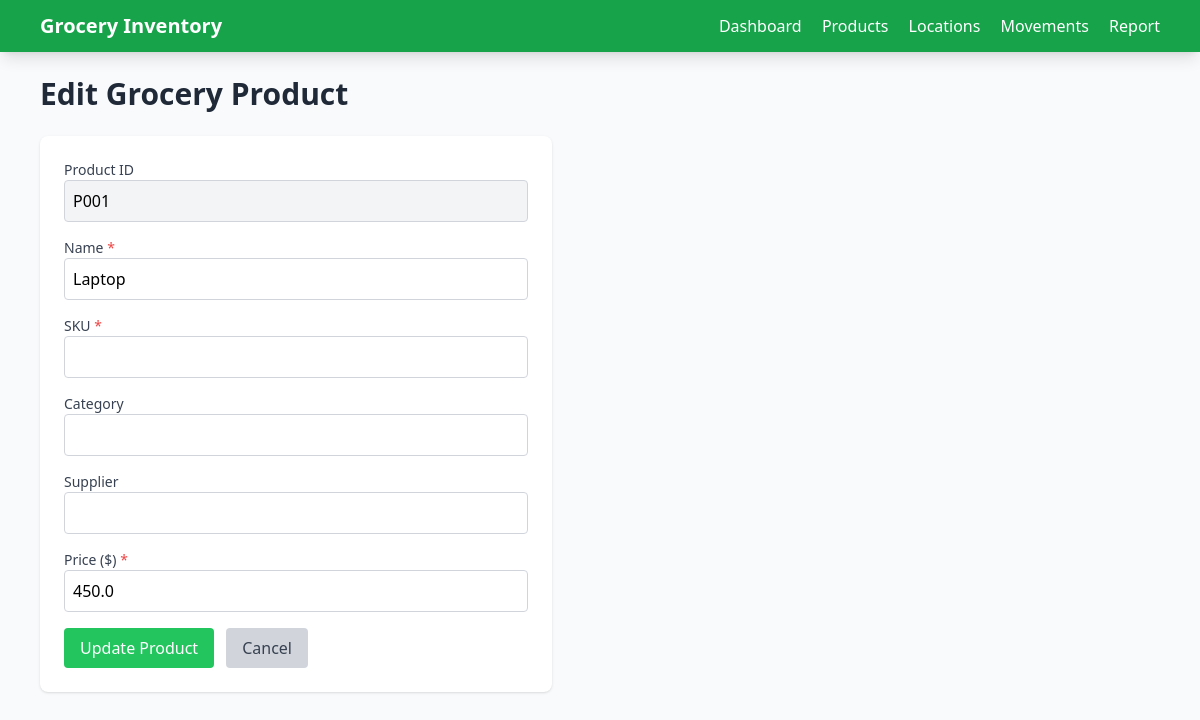
Screenshot of /products/edit/P001 with the database file from the repository.
### tables this page shows
CREATE TABLE products (
    product_id TEXT PRIMARY KEY,
    name TEXT NOT NULL,
    type TEXT,
    description TEXT,
    condition TEXT,
    price REAL NOT NULL CHECK (price > 0 AND price <= 1000)
);

### app.py (the view, shortened to what this page needs)
@app.route('/products/edit/<id>', methods=['GET', 'POST'])
def edit_product(id):
    conn = get_db()
    product = conn.execute('SELECT * FROM products WHERE product_id = ?', (id,)).fetchone()
    if not product:
        flash('Product not found!', 'error')
        return redirect(url_for('view_products'))
    return render_template('edit_product.html', product=product)

### app.py (called while the page is built)
def get_db():
    conn = sqlite3.connect(DATABASE)
    conn.row_factory = sqlite3.Row
    return conn

### Templates/edit_product.html (shortened to what this page needs)
<!DOCTYPE html>
<html lang="en">
<head>
    <script src="https://cdn.tailwindcss.com"></script>
</head>
<body class="bg-gray-50 min-h-screen">
    <nav class="bg-green-600 text-white shadow-lg sticky top-0 z-10">
        <div class="max-w-6xl mx-auto px-4 py-3 flex justify-between items-center">
            <h1 class="text-xl font-bold">Grocery Inventory</h1>
            <div class="space-x-4">
                <a href="{{ url_for('home') }}" class="hover:underline">Dashboard</a>
                <a href="{{ url_for('view_products') }}" class="hover:underline">Products</a>
                <a href="{{ url_for('view_locations') }}" class="hover:underline">Locations</a>
                <a href="{{ url_for('view_movements') }}" class="hover:underline">Movements</a>
                <a href="{{ url_for('product_movement_report') }}" class="hover:underline">Report</a>
            </div>
        </div>
    </nav>
    <div class="max-w-6xl mx-auto px-4 py-6">
        <h1 class="text-3xl font-bold text-gray-800 mb-6">Edit Grocery Product</h1>
        <div class="bg-white p-6 rounded-lg shadow max-w-lg">
            <form method="POST" action="{{ url_for('edit_product', id=product.product_id) }}" class="space-y-4">
                <div>
                    <label for="product_id" class="block text-sm font-medium text-gray-700">Product ID</label>
                    <input type="text" id="product_id" name="product_id" value="{{ product.product_id }}" disabled class="w-full p-2 border border-gray-300 rounded bg-gray-100">
                </div>
                <div>
                    <label for="name" class="block text-sm font-medium text-gray-700">Name <span class="text-red-500">*</span></label>
                    <input type="text" id="name" name="name" value="{{ product.name }}" required class="w-full p-2 border border-gray-300 rounded focus:outline-none focus:ring-2 focus:ring-green-500">
                </div>
                <div>
                    <label for="sku" class="block text-sm font-medium text-gray-700">SKU <span class="text-red-500">*</span></label>
                    <input type="text" id="sku" name="sku" value="{{ product.sku }}" required class="w-full p-2 border border-gray-300 rounded focus:outline-none focus:ring-2 focus:ring-green-500">
                </div>
                <div>
                    <label for="category" class="block text-sm font-medium text-gray-700">Category</label>
                    <input type="text" id="category" name="category" value="{{ product.category or '' }}" class="w-full p-2 border border-gray-300 rounded focus:outline-none focus:ring-2 focus:ring-green-500">
                </div>
                <div>
                    <label for="supplier" class="block text-sm font-medium text-gray-700">Supplier</label>
                    <input type="text" id="supplier" name="supplier" value="{{ product.supplier or '' }}" class="w-full p-2 border border-gray-300 rounded focus:outline-none focus:ring-2 focus:ring-green-500">
                </div>
                <div>
                    <label for="price" class="block text-sm font-medium text-gray-700">Price ($) <span class="text-red-500">*</span></label>
                    <input type="number" id="price" name="price" step="0.01" min="0.01" max="1000" value="{{ product.price }}" required class="w-full p-2 border border-gray-300 rounded focus:outline-none focus:ring-2 focus:ring-green-500">
                </div>
                <div class="flex space-x-3">
                    <button type="submit" class="bg-green-500 text-white py-2 px-4 rounded hover:bg-green-600">Update Product</button>
                    <a href="{{ url_for('view_products') }}" class="bg-gray-300 text-gray-700 py-2 px-4 rounded hover:bg-gray-400">Cancel</a>
                </div>
            </form>
        </div>
    </div>
</body>
</html>

### rows the page displays
products: product_id "P001", name "Laptop", price "450.0"
